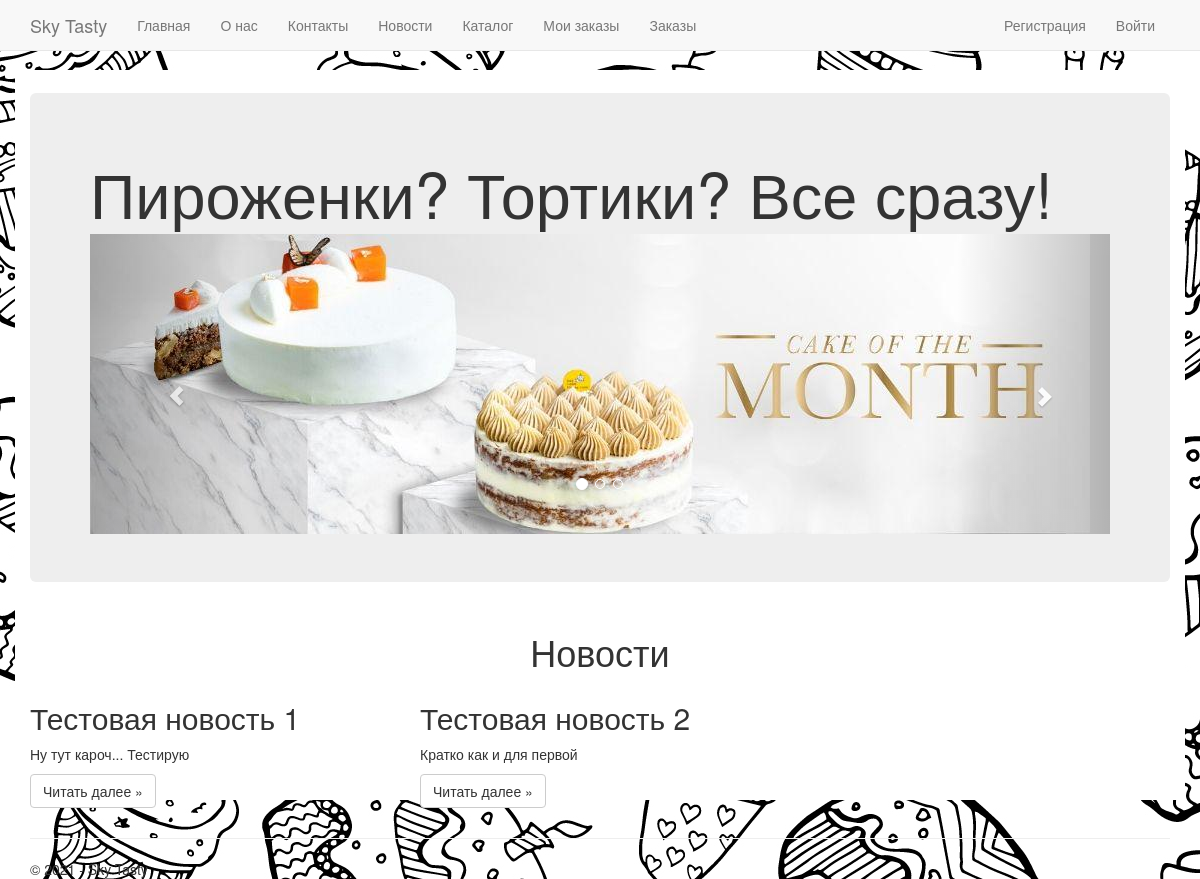
The page / on the database its author committed.
### app/models.py (models this page shows, shortened)
class News(models.Model):
	title = models.CharField(max_length = 100, verbose_name = 'Заголовок')
	description =  models.CharField(max_length = 200, verbose_name = 'Краткое содержание')
	content = models.TextField(verbose_name = 'Полное содержание')
	posted = models.DateTimeField(default = datetime.now(), db_index = True, verbose_name = 'Опубликовано')
	image = models.FileField(default = 'temp.jpg', verbose_name = 'Путь к картинке')
	class Meta:
			db_table = 'News'
			ordering = ['posted']
			verbose_name = 'Новости'
			verbose_name_plural = 'Новости'

### app/views.py (the view)
# urls.py: path('', views.home, name='home'),
def home(request):
    newsPost = News.objects.all()[:6]
    assert isinstance(request, HttpRequest)
    return render(
        request,
        'app/index.html',
        {
            'title':'Главная страница',
            'items': newsPost,
            'year':datetime.now().year,
        }
    )

### CakesPls/userprofile.py (called while the page is built)
def profile(request):
    if request.user.is_authenticated:
        currentProfile, status = Profile.objects.get_or_create(user = request.user)
        if status:
            currentProfile.role = 'client'
            currentProfile.save()
    else:
        currentProfile = None
    return {
            'userprofile': currentProfile
            }

### app/templates/app/index.html (shortened to what this page needs)
﻿{% extends "app/layout.html" %}
{% block content %}
{% load static %}
<div class="jumbotron mt-2">
    <h1>Пироженки? Тортики? Все сразу!</h1>
    <div id="carousel-example-generic" class="carousel slide" data-ride="carousel">
      <ol class="carousel-indicators">
        <li data-target="#carousel-example-generic" data-slide-to="0" class="active"></li>
        <li data-target="#carousel-example-generic" data-slide-to="1"></li>
        <li data-target="#carousel-example-generic" data-slide-to="2"></li>
      </ol>
      <div class="carousel-inner" role="listbox">
        <div class="item active">
          <img class="img" src="{% static 'app/content/picture/slider-1.jpg'%}" alt="...">
          <div class="carousel-caption">
          </div>
        </div>
      </div>
      <a class="left carousel-control" href="#carousel-example-generic" role="button" data-slide="prev">
        <span class="glyphicon glyphicon-chevron-left" aria-hidden="true"></span>
      </a>
      <a class="right carousel-control" href="#carousel-example-generic" role="button" data-slide="next">
        <span class="glyphicon glyphicon-chevron-right" aria-hidden="true"></span>
      </a>
    </div>
</div>
<div class="row">
         <h1 class="text-center">Новости</h1>
{% for item in items %}
    <div class="col-md-4">
        <h2>{{ item.title }}</h2>
        <p>
            {{ item.description }}
        </p>
        <p><a class="btn btn-default" href="{% url 'post' postId=item.id %}">Читать далее &raquo;</a></p>
    </div>
{% endfor %}
</div>
{% endblock %}

### app/static/app/content/site.css (style rules this page uses)
body { padding-top: 50px; padding-bottom: 20px; }
body { background-image: url('bg.jpg'); }
.mt-2 { margin-top: 2%; }
.img { height: 100%; width: auto; }

### rows shown on the page
News: title "Тестовая новость 1", description "Ну тут кароч... Тестирую"
News: title "Тестовая новость 2", description "Кратко как и для первой"
